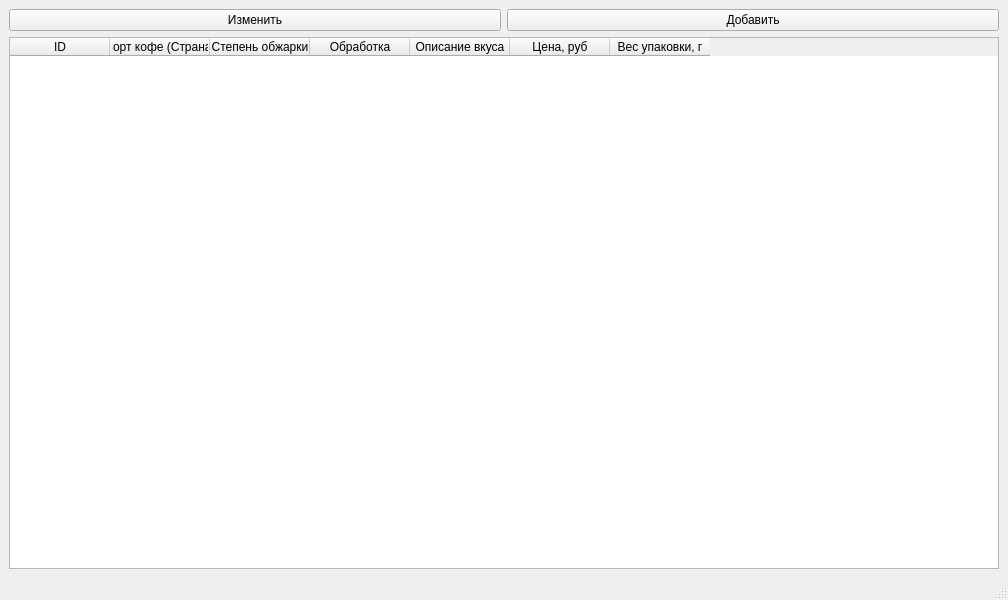
<?xml version="1.0" encoding="UTF-8"?>
<ui version="4.0">
 <class>MainWindow</class>
 <widget class="QMainWindow" name="MainWindow">
  <property name="geometry">
   <rect>
    <x>0</x>
    <y>0</y>
    <width>1008</width>
    <height>600</height>
   </rect>
  </property>
  <property name="windowTitle">
   <string>Эспрессо</string>
  </property>
  <widget class="QWidget" name="centralwidget">
   <layout class="QVBoxLayout" name="verticalLayout">
    <item>
     <layout class="QHBoxLayout" name="horizontalLayout">
      <item>
       <widget class="QPushButton" name="pb_edit">
        <property name="text">
         <string>Изменить</string>
        </property>
       </widget>
      </item>
      <item>
       <widget class="QPushButton" name="pb_add">
        <property name="text">
         <string>Добавить</string>
        </property>
       </widget>
      </item>
     </layout>
    </item>
    <item>
     <widget class="QTableWidget" name="tableWidget">
      <column>
       <property name="text">
        <string>ID</string>
       </property>
      </column>
      <column>
       <property name="text">
        <string>Сорт кофе (Страна)</string>
       </property>
      </column>
      <column>
       <property name="text">
        <string>Степень обжарки</string>
       </property>
      </column>
      <column>
       <property name="text">
        <string>Обработка</string>
       </property>
      </column>
      <column>
       <property name="text">
        <string>Описание вкуса</string>
       </property>
      </column>
      <column>
       <property name="text">
        <string>Цена, руб</string>
       </property>
      </column>
      <column>
       <property name="text">
        <string>Вес упаковки, г</string>
       </property>
      </column>
     </widget>
    </item>
   </layout>
  </widget>
  <widget class="QStatusBar" name="statusbar"/>
 </widget>
 <resources/>
 <connections/>
</ui>
